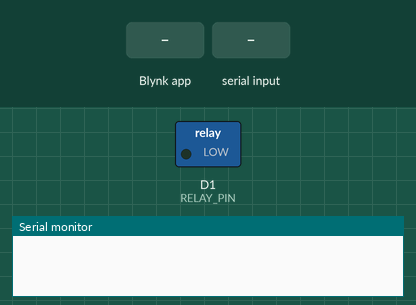
This sketch was run on a simulated ESP8266 (NodeMCU). Parts: switched loads named in the sketch (green lamp = pin HIGH), the last lines printed to the serial monitor. The inputs (shaded band) are chosen by the test bench. WiFi joins after 1.5 s; servers stay silent unless stated.

Above: at 3.0 s.
3.1 s: Blynk app writes 0 to V6
At 4.2 s:
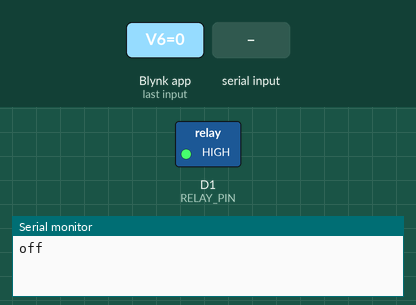
5.8 s: "1\n" received over the second serial link
At 7.1 s:
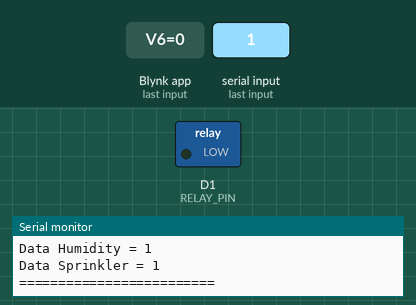
11.3 s: Blynk app writes 200 to V6
At 12.9 s:
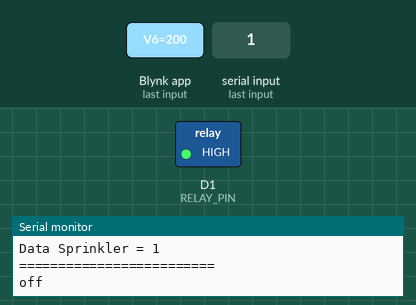
Timing chart, 0 to 14.4 s (numbered marks = the images above; inputs shaded):
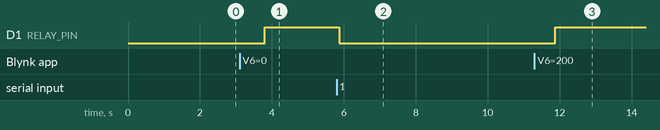

Measured:
- after the input at 3.1 s, D1 (RELAY_PIN): LOW → HIGH after 0.70 s
- after the input at 5.8 s, D1 (RELAY_PIN): HIGH → LOW after 0.07 s
- after the input at 11.3 s, D1 (RELAY_PIN): LOW → HIGH after 0.57 s

The sketch:

Penerima_Data_Hujan_Dari_Arduino_Sisi_ESP32.ino
```cpp
#include <SoftwareSerial.h>
#include <ESP8266WiFi.h>
#include <BlynkSimpleEsp8266.h>

#define RELAY_ON 0
#define RELAY_OFF 1

// Your WiFi credentials.
// Set password to "" for open networks.
char ssid[] = "*******";
char pass[] = "*******";
int RELAY_PIN = 5;
SoftwareSerial Hujan(D8, D7);  // RX, TX
char c;
String dataIn;
int8_t indexOfA, indexOfB, indexOfC, indexOfD, indexOfE, indexOfF;
String dataRain, dataSoil, dataLight, dataSuhu, dataHumidity, dataSprinkler;

#define BLYNK_TEMPLATE_ID "*************"
#define BLYNK_TEMPLATE_NAME "**********************"
#define BLYNK_AUTH_TOKEN "*************************"
#define BLYNK_PRINT Serial

boolean manualPomp = false;

BLYNK_WRITE(V6) {
  if (param.asInt() == 1) {
    Serial.println("on");
    digitalWrite(RELAY_PIN, RELAY_ON);
    Blynk.virtualWrite(V6, 1);

  } else {
    Serial.println("off");
    digitalWrite(RELAY_PIN, RELAY_OFF);
    Blynk.virtualWrite(V6, 0);
  }
}

BLYNK_WRITE(V7) {
  if (param.asInt() == 1) {
    manualPomp = true;

  } else {
    manualPomp = false;
  }
}

void setup() {
  Serial.begin(9600);
  Hujan.begin(9600);
  pinMode(RELAY_PIN, OUTPUT);

  Blynk.begin(BLYNK_AUTH_TOKEN, ssid, pass);
  Blynk.virtualWrite(V7, 0);
}

void loop() {
  Blynk.run();
  String data_hujan = "";
  while (Hujan.available() > 0) {
    c = Hujan.read();

    if (c == '\n') {
      break;
    } else {
      dataIn += c;
    }
  }

  if (c == '\n') {
    ParseData();

    Serial.println("Data Hujan = " + dataRain);
    Serial.println("Data Soil = " + dataSoil);
    Serial.println("Data Light = " + dataLight);
    Serial.println("Data Suhu = " + dataSuhu);
    Serial.println("Data Humidity = " + dataHumidity);
    Serial.println("Data Sprinkler = " + dataSprinkler);
    Serial.println("=========================");
    Blynk.virtualWrite(V0, dataSuhu);
    Blynk.virtualWrite(V1, dataSoil);
    Blynk.virtualWrite(V2, dataHumidity);
    Blynk.virtualWrite(V3, dataLight);
    Blynk.virtualWrite(V4, dataRain);

    if (!manualPomp) {
      if (dataSprinkler == "1") {
        Blynk.virtualWrite(V6, dataSprinkler);

        digitalWrite(RELAY_PIN, RELAY_ON);
      } else {
        digitalWrite(RELAY_PIN, RELAY_OFF);
        Blynk.virtualWrite(V6, dataSprinkler);
      }
    }

    c = 0;
    dataIn = "";
  }

  delay(2000);
}

void ParseData() {
  indexOfA = dataIn.indexOf("A");
  indexOfB = dataIn.indexOf("B");
  indexOfC = dataIn.indexOf("C");
  indexOfD = dataIn.indexOf("D");
  indexOfE = dataIn.indexOf("E");
  indexOfF = dataIn.indexOf("F");

  dataRain = dataIn.substring(0, indexOfA);
  dataSoil = dataIn.substring(indexOfA + 1, indexOfB);
  dataLight = dataIn.substring(indexOfB + 1, indexOfC);
  dataSuhu = dataIn.substring(indexOfC + 1, indexOfD);
  dataHumidity = dataIn.substring(indexOfD + 1, indexOfE);
  dataSprinkler = dataIn.substring(indexOfE + 1, indexOfF);
}
```
